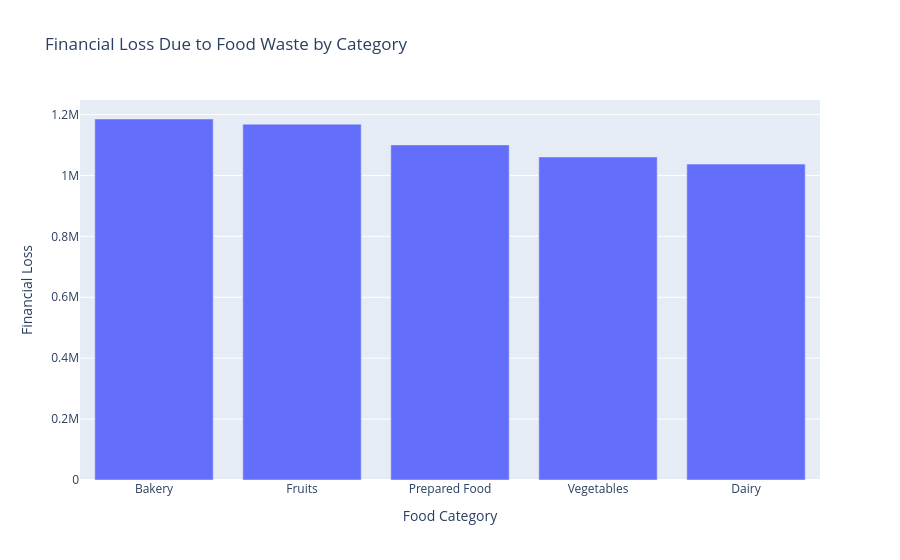

Notebook cell for this chart:
### Code cell
category_loss = (
    df.groupby("Food_Category")["Financial_Loss"]
    .sum()
    .sort_values(ascending=False)
    .reset_index()
)

fig = px.bar(
    category_loss,
    x="Food_Category",
    y="Financial_Loss",
    title="Financial Loss Due to Food Waste by Category",
    labels={
        "Food_Category": "Food Category",
        "Financial_Loss": "Financial Loss"
    },
    hover_data=["Financial_Loss"]
)

fig.show()

### Figure 1 — Plotly figure (JSON) as saved in the notebook; plotly's stock layout.template omitted (floating-point values rounded to 4 significant figures)
{"data": [{"hovertemplate": "Food Category=%{x}<br>Financial Loss=%{y}<extra></extra>", "legendgroup": "", "marker": {"color": "#636efa", "pattern": {"shape": ""}}, "name": "", "orientation": "v", "showlegend": false, "textposition": "auto", "type": "bar", "x": ["Bakery", "Fruits", "Prepared Food", "Vegetables", "Dairy"], "xaxis": "x", "y": [1185000.0, 1168000.0, 1100000.0, 1061000.0, 1037000.0], "yaxis": "y"}], "layout": {"barmode": "relative", "legend": {"tracegroupgap": 0}, "title": {"text": "Financial Loss Due to Food Waste by Category"}, "xaxis": {"anchor": "y", "domain": [0, 1], "title": {"text": "Food Category"}}, "yaxis": {"anchor": "x", "domain": [0, 1], "title": {"text": "Financial Loss"}}}}
